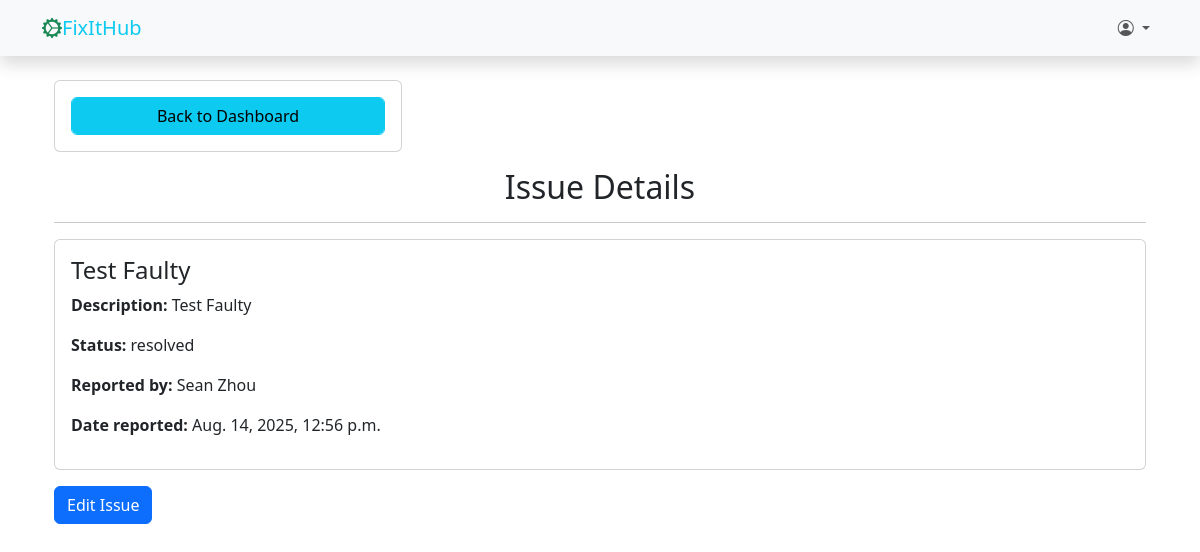
The page /issue/details/5/ (signed in) on the database its author committed.
### main_app/models.py (models this page shows, shortened)
class Issue(models.Model):
    STATUS_CHOICES = (
        ('pending', 'Pending'),
        ('in_progress', 'In Progress'),
        ('resolved', 'Resolved'),
    )
    title = models.CharField(max_length=255)
    description = models.TextField()
    status = models.CharField(max_length=20, choices=STATUS_CHOICES, default='pending')
    category = models.ForeignKey(Category, null=True, blank=True, on_delete=models.SET_NULL)
    reported_by = models.ForeignKey(CustomUser, on_delete=models.SET_NULL, null=True, blank=True)
    created_at = models.DateTimeField(auto_now_add=True)
    updated_at = models.DateTimeField(auto_now=True)
    class Meta:
        db_table = 'issues'

### accounts/models.py (models this page shows, shortened)
class CustomUser(AbstractUser):
    USER_TYPE_CHOICES = (
        (1, 'SystAdmin'),
        (2, 'SystUser'),
    )
    user_type = models.PositiveSmallIntegerField(choices=USER_TYPE_CHOICES, default=1)
    class Meta:
        db_table = 'users'

### main_app/views.py (the view)
# urls.py: path('issue/details/<int:pk>/', views.issue_details, name='issue_details'),
def issue_details(request, pk):
    issue = get_object_or_404(Issue, id=pk)
    can_edit = False
    if request.user.user_type == 2 and issue.reported_by == request.user and issue.status == 'pending':
        can_edit = True
    elif request.user.user_type == 1:
        can_edit = True
    context = {
        'issue': issue,
        'can_edit': can_edit
    }
    return render(request, 'main_app/issue_details.html', context)

### templates/main_app/issue_details.html (shortened to what this page needs)
{% extends 'partials/base.html' %}
{% block content %}
<div class="container mt-4">
    <div class="row mb-3">
        <div class="col-md-4">
            <div class="card">
                <div class="card-body">
                    <a href="{% url 'dashboard' %}" class="btn btn-info form-control">Back to Dashboard</a>
                </div>
            </div>
        </div>
    </div>
    <h2 class="text-center">Issue Details</h2><hr>
    <div class="card">
        <div class="card-body">
            <h4>{{ issue.title }}</h4>
            <p><strong>Description:</strong> {{ issue.description }}</p>
            <p><strong>Status:</strong> {{ issue.status }}</p>
            {% if request.user.user_type == 1 %}
                <p><strong>Reported by:</strong> {{ issue.reported_by.get_full_name }}</p>
            {% endif %}
            <p><strong>Date reported:</strong> {{ issue.created_at }}</p>
        </div>
    </div>
    {% if can_edit %}
        {% if request.user.user_type == 2 %}
            <a href="{% url 'edit_my_issue' issue.id %}" class="btn btn-warning mt-3">Edit Issue</a>
        {% elif request.user.user_type == 1 %}
            <a href="{% url 'update_issue' issue.id %}" class="btn btn-primary mt-3">Edit Issue</a>
        {% endif %}
    {% endif %}
</div>
{% endblock %}

### rows shown on the page
Issue: title "Test Faulty", description "Test Faulty", status "resolved", reported_by.get_full_name "Sean Zhou", created_at "Aug. 14, 2025, 12:56 p.m."
